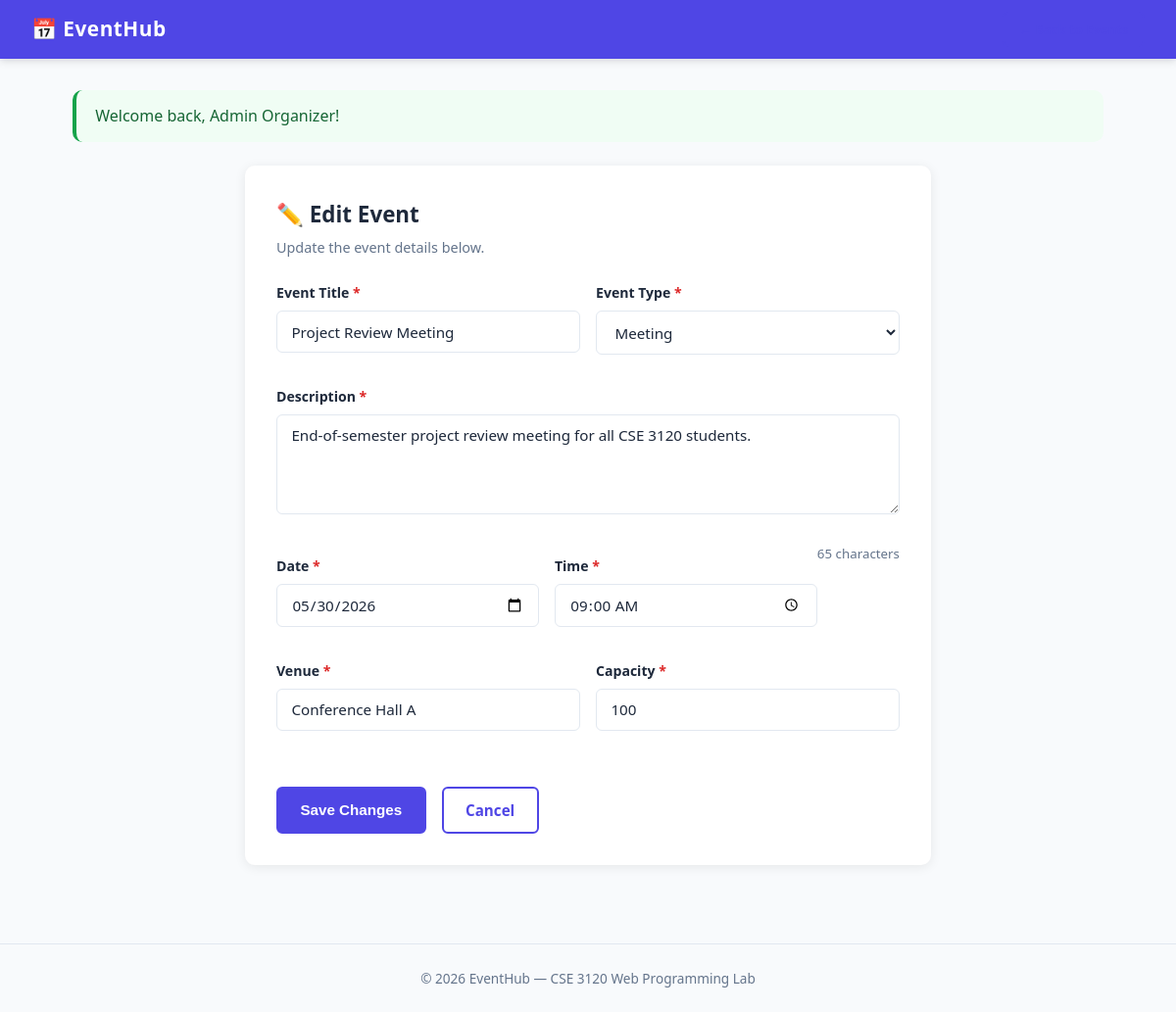
The app's page /update.php?id=3 (signed in) with its own data.
### tables this page shows
CREATE TABLE IF NOT EXISTS events (
    id           INT AUTO_INCREMENT PRIMARY KEY,
    title        VARCHAR(200)  NOT NULL,
    description  TEXT,
    event_type   ENUM('seminar','workshop','meeting','conference','other') NOT NULL DEFAULT 'seminar',
    event_date   DATE          NOT NULL,
    event_time   TIME          NOT NULL,
    venue        VARCHAR(200)  NOT NULL,
    capacity     INT           NOT NULL DEFAULT 50,
    organizer_id INT           NOT NULL,
    created_at   TIMESTAMP     DEFAULT CURRENT_TIMESTAMP,
    FOREIGN KEY (organizer_id) REFERENCES users(id) ON DELETE CASCADE
);

### update.php (the view, shortened to what this page needs)
<?php
require_once 'config.php';
$id = intval($_GET['id'] ?? 0);
$stmt = $conn->prepare("SELECT * FROM events WHERE id=? AND organizer_id=?");
$stmt->bind_param("ii", $id, $_SESSION['user_id']);
$stmt->execute();
$event = $stmt->get_result()->fetch_assoc();
$flash_msg  = $_SESSION['flash_msg']  ?? '';
$flash_type = $_SESSION['flash_type'] ?? '';
?>
<!DOCTYPE html>
<html lang="en">
<head>
    <link rel="stylesheet" href="style.css">
</head>
<body>
<nav class="navbar">
    <div class="nav-brand">📅 EventHub</div>
    <div class="nav-links">
        <a href="events.php" class="btn btn-sm btn-outline">← Back to Events</a>
    </div>
</nav>
<div class="container">
    <?php if ($flash_msg): ?>
        <div class="alert alert-<?= $flash_type ?>"><?= htmlspecialchars($flash_msg) ?></div>
    <?php endif; ?>
    <div class="form-card">
        <h2>✏️ Edit Event</h2>
        <p class="form-subtitle">Update the event details below.</p>
        <form action="update.php" method="POST" id="eventForm" novalidate>
            <div class="form-row">
                <div class="form-group">
                    <label for="title">Event Title <span class="required">*</span></label>
                    <input type="text" id="title" name="title" value="<?= htmlspecialchars($event['title']) ?>" required>
                    <span class="error-msg" id="err_title"></span>
                </div>
                <div class="form-group">
                    <label for="event_type">Event Type <span class="required">*</span></label>
                    <select id="event_type" name="event_type" required>
                        <?php foreach (['seminar','workshop','meeting','conference','other'] as $t): ?>
                            <option value="<?= $t ?>" <?= $event['event_type'] === $t ? 'selected' : '' ?>>
                                <?= ucfirst($t) ?>
                            </option>
                        <?php endforeach; ?>
                    </select>
                </div>
            </div>
            <div class="form-group">
                <label for="description">Description <span class="required">*</span></label>
                <textarea id="description" name="description" rows="4" required><?= htmlspecialchars($event['description']) ?></textarea>
                <span class="error-msg" id="err_description"></span>
            </div>
            <div class="form-row">
                <div class="form-group">
                    <label for="event_date">Date <span class="required">*</span></label>
                    <input type="date" id="event_date" name="event_date" value="<?= $event['event_date'] ?>" required>
                    <span class="error-msg" id="err_event_date"></span>
                </div>
                <div class="form-group">
                    <label for="event_time">Time <span class="required">*</span></label>
                    <input type="time" id="event_time" name="event_time" value="<?= $event['event_time'] ?>" required>
                </div>
            </div>
            <div class="form-row">
                <div class="form-group">
                    <label for="venue">Venue <span class="required">*</span></label>
                    <input type="text" id="venue" name="venue" value="<?= htmlspecialchars($event['venue']) ?>" required>
                    <span class="error-msg" id="err_venue"></span>
                </div>
                <div class="form-group">
                    <label for="capacity">Capacity <span class="required">*</span></label>
                    <input type="number" id="capacity" name="capacity" value="<?= $event['capacity'] ?>" min="1" required>
                    <span class="error-msg" id="err_capacity"></span>
                </div>
            </div>
            <div class="form-actions">
                <button type="submit" class="btn btn-primary">Save Changes</button>
                <a href="events.php" class="btn btn-outline">Cancel</a>
            </div>
        </form>
    </div>
</div>
<footer class="footer">
    <p>&copy; <?= date('Y') ?> EventHub &mdash; CSE 3120 Web Programming Lab</p>
</footer>
</body>
</html>

### style.css (style rules this page uses)
*, *::before, *::after { box-sizing: border-box; margin: 0; padding: 0; }
:root { --primary: #4f46e5; --primary-dark: #3730a3; --secondary: #0ea5e9; --success: #16a34a; --warning: #d97706; --danger: #dc2626; --bg: #f8fafc; --surface: #ffffff; --border: #e2e8f0; --text: #1e293b; --text-muted: #64748b; --radius: 10px; --shadow: 0 2px 12px rgba(0,0,0,0.08); }
body { font-family: 'Segoe UI', Tahoma, Geneva, Verdana, sans-serif; background: var(--bg); color: var(--text); line-height: 1.6; min-height: 100vh; }
a { text-decoration: none; color: inherit; }
.navbar { background: var(--primary); color: #fff; padding: 0 2rem; height: 60px; display: flex; align-items: center; justify-content: space-between; position: sticky; top: 0; z-index: 100; box-shadow: 0 2px 8px rgba(0,0,0,0.15); }
.nav-brand { font-size: 1.3rem; font-weight: 700; letter-spacing: 0.5px; }
.nav-links { display: flex; align-items: center; gap: 1rem; }
.container { max-width: 1100px; margin: 0 auto; padding: 2rem 1.5rem; }
.btn { display: inline-block; padding: 0.6rem 1.4rem; border-radius: 6px; font-size: 0.95rem; font-weight: 600; cursor: pointer; border: 2px solid transparent; transition: all 0.2s ease; text-align: center; }
.btn-primary { background: var(--primary); color: #fff; border-color: var(--primary); }
.btn-outline { background: transparent; color: var(--primary); border-color: var(--primary); }
.btn-sm { padding: 0.35rem 0.9rem; font-size: 0.82rem; }
.alert { padding: 0.85rem 1.2rem; border-radius: var(--radius); margin-bottom: 1.5rem; font-weight: 500; border-left: 4px solid; }
.alert-success { background: #f0fdf4; color: #166534; border-color: var(--success); }
.form-group { margin-bottom: 1rem; }
.form-group label { display: block; font-size: 0.88rem; font-weight: 600; color: var(--text); margin-bottom: 0.4rem; }
.form-group input, .form-group select, .form-group textarea { width: 100%; padding: 0.65rem 0.9rem; border: 1.5px solid var(--border); border-radius: 6px; font-size: 0.95rem; font-family: inherit; color: var(--text); background: var(--surface); transition: border-color 0.2s, box-shadow 0.2s; outline: none; }
.error-msg { display: block; font-size: 0.8rem; color: var(--danger); margin-top: 0.3rem; min-height: 1em; }
.required { color: var(--danger); }
.form-row { display: grid; grid-template-columns: 1fr 1fr; gap: 1rem; }
.form-actions { display: flex; gap: 1rem; margin-top: 1.5rem; }
.form-card { background: var(--surface); border-radius: var(--radius); box-shadow: var(--shadow); padding: 2rem; max-width: 700px; margin: 0 auto; }
.form-card h2 { font-size: 1.4rem; margin-bottom: 0.3rem; }
.form-subtitle { color: var(--text-muted); font-size: 0.9rem; margin-bottom: 1.5rem; }
.footer { text-align: center; padding: 1.5rem; color: var(--text-muted); font-size: 0.85rem; border-top: 1px solid var(--border); margin-top: 3rem; }

### records on screen
events: title "Project Review Meeting", event_type "Meeting", description "End-of-semester project review meeting for all CSE 3120 students.", event_date "05/30/2026", event_time "09:00:00", venue "Conference Hall A", capacity "100"

### other values on screen
$flash_msg "Welcome back, Admin Organizer!"
